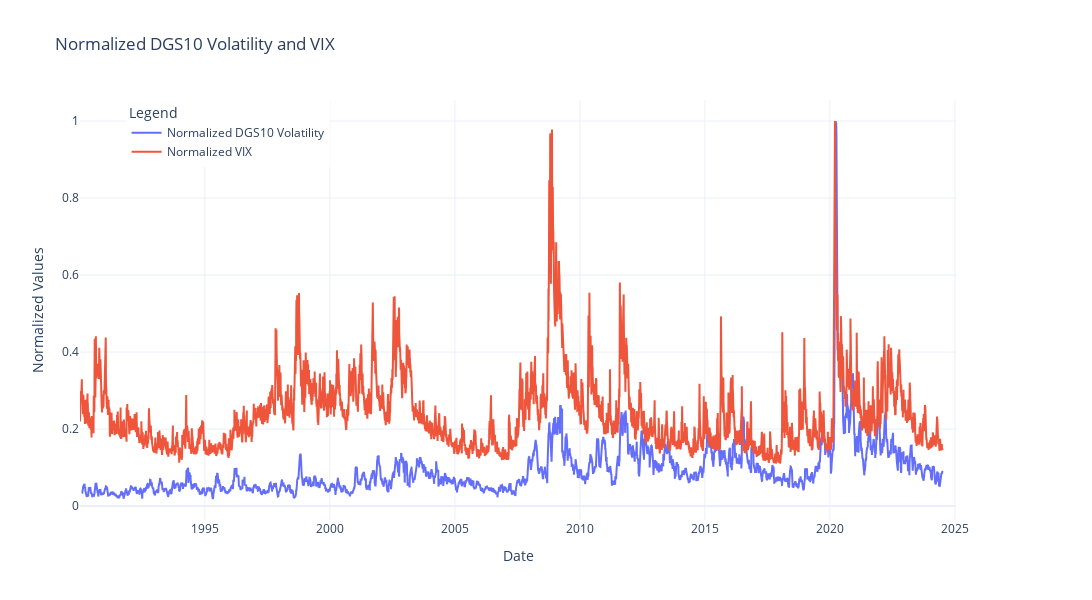

The notebook cell this image was saved under:
### Code cell
import os
import sys
import pandas as pd
import plotly.graph_objs as go
from datetime import datetime as dt
from plotly.subplots import make_subplots

# Add the src directory to sys.path
src_path = os.path.expanduser('~/Desktop/GitHub/SPX_Analysis/src')
sys.path.append(src_path)

from fetcher import SeriesFetcher

# Fetch DGS10 data (Yield on U.S. Treasury Securities at 10-Year)
dgs10_fetcher = SeriesFetcher('DGS10')
dgs10_data = dgs10_fetcher.get_series_data()

# Fetch VIXCLS data (Implied Volatility)
vix_fetcher = SeriesFetcher('VIXCLS')
vix_data = vix_fetcher.get_series_data()

# Convert index to datetime
dgs10_data.index = pd.to_datetime(dgs10_data.index)
vix_data.index = pd.to_datetime(vix_data.index)

# Align both datasets on the same date index
combined_data = pd.DataFrame({'DGS10': dgs10_data, 'VIX': vix_data}).dropna()

# Specify arbitrary start date
# start_date = dt.strptime('01-01-2020', "%m-%d-%Y")

# Filter data based on start date

start_date = combined_data.index[1] 

print(start_date)
combined_data = combined_data.loc[start_date:]

# Calculate Historical (Realized) Volatility for DGS10
combined_data['DGS10_Returns'] = combined_data['DGS10'].pct_change()
combined_data['DGS10_Volatility'] = combined_data['DGS10_Returns'].rolling(window=21).std() * (252**0.5)  # Annualized volatility

# Normalize the volatilities
combined_data['Normalized_DGS10_Volatility'] = combined_data['DGS10_Volatility'] / combined_data['DGS10_Volatility'].max()
combined_data['Normalized_VIX'] = combined_data['VIX'] / combined_data['VIX'].max()

# Create the plot with Plotly
fig = make_subplots(specs=[[{"secondary_y": True}]])

# Add Normalized DGS10 Volatility trace
fig.add_trace(
    go.Scatter(x=combined_data.index, y=combined_data['Normalized_DGS10_Volatility'],
               mode='lines', name='Normalized DGS10 Volatility', line=dict(dash='solid')),
    secondary_y=False,
)

# Add Normalized VIX trace
fig.add_trace(
    go.Scatter(x=combined_data.index, y=combined_data['Normalized_VIX'],
               mode='lines', name='Normalized VIX', line=dict(dash='solid')),
    secondary_y=False,
)

# Set x-axis limits to include additional offset days
offset_days = 200
x_min = combined_data.index.min()
x_max = combined_data.index.max() + pd.DateOffset(days=offset_days)
fig.update_xaxes(range=[x_min, x_max])

# Update layout with custom size and legend position
fig.update_layout(
    title='Normalized DGS10 Volatility and VIX',
    xaxis_title='Date',
    yaxis_title='Normalized Values',
    legend_title='Legend',
    template='plotly_white',
    width=1200,  # Set the width of the plot
    height=600,   # Set the height of the plot
    legend=dict(
        x=.05,
        y=1,
        xanchor='left',
        yanchor='top',
    )
)

# Show the plot
fig.show()

### Figure 1 — Plotly figure (JSON) as saved in the notebook; plotly's stock layout.template omitted (floating-point values rounded to 4 significant figures; data arrays with more than 128 entries replaced by an {"elided": "..."} marker saying what was removed)
{"data": [{"line": {"dash": "solid"}, "mode": "lines", "name": "Normalized DGS10 Volatility", "type": "scatter", "x": {"elided": "8616 str values"}, "xaxis": "x", "y": {"elided": "8616 float values"}, "yaxis": "y"}, {"line": {"dash": "solid"}, "mode": "lines", "name": "Normalized VIX", "type": "scatter", "x": {"elided": "8616 str values"}, "xaxis": "x", "y": {"elided": "8616 float values"}, "yaxis": "y"}], "layout": {"height": 600, "legend": {"title": {"text": "Legend"}, "x": 0.05, "xanchor": "left", "y": 1, "yanchor": "top"}, "title": {"text": "Normalized DGS10 Volatility and VIX"}, "width": 1200, "xaxis": {"anchor": "y", "autorange": false, "domain": [0, 0.94], "range": ["1990-01-03T00:00:00", "2025-01-18T00:00:00"], "title": {"text": "Date"}, "type": "date"}, "yaxis": {"anchor": "x", "autorange": true, "domain": [0, 1], "range": [-0.03604, 1.055], "title": {"text": "Normalized Values"}, "type": "linear"}, "yaxis2": {"anchor": "x", "overlaying": "y", "side": "right"}}}
